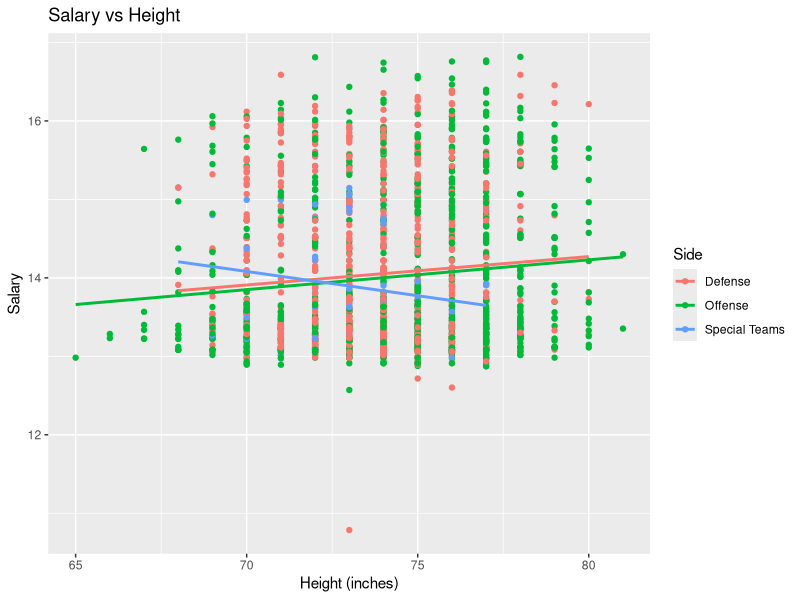
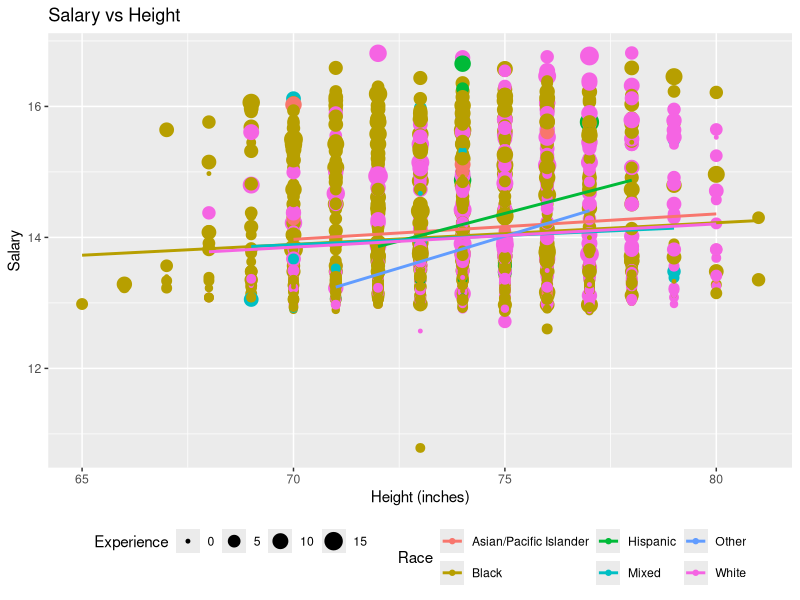
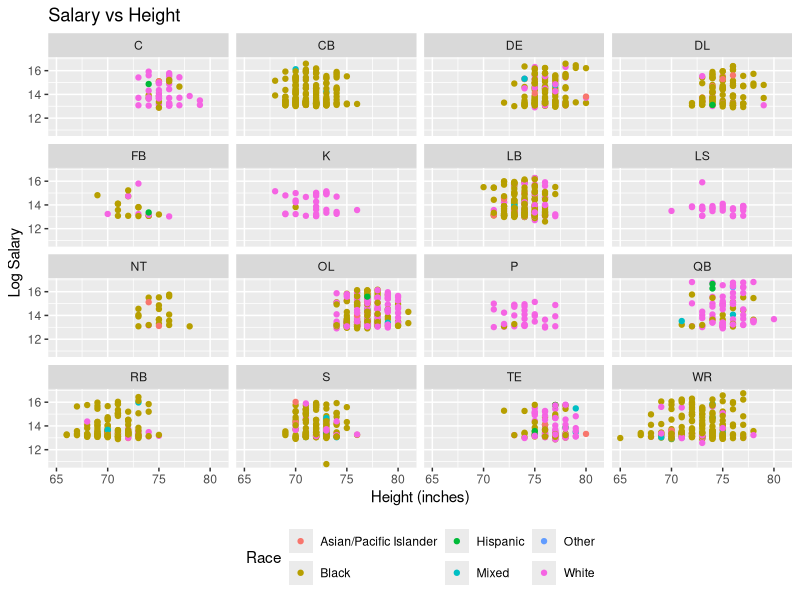
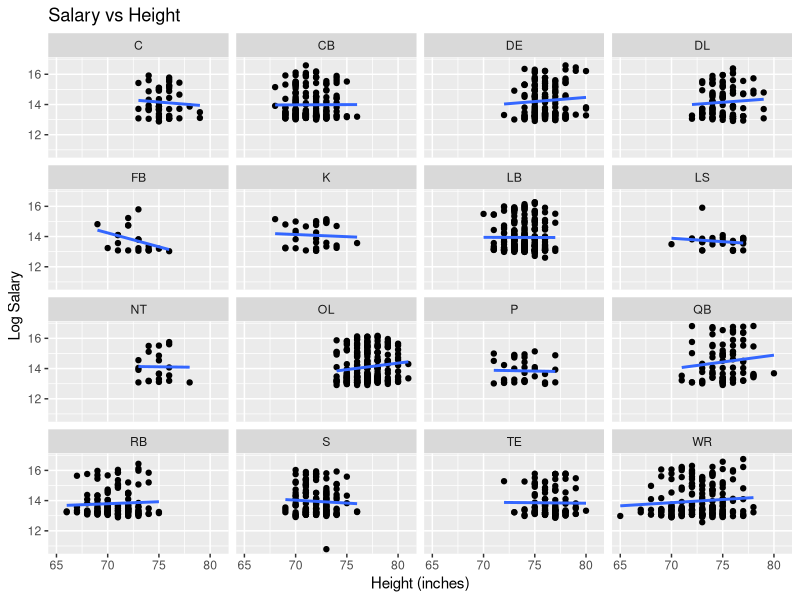
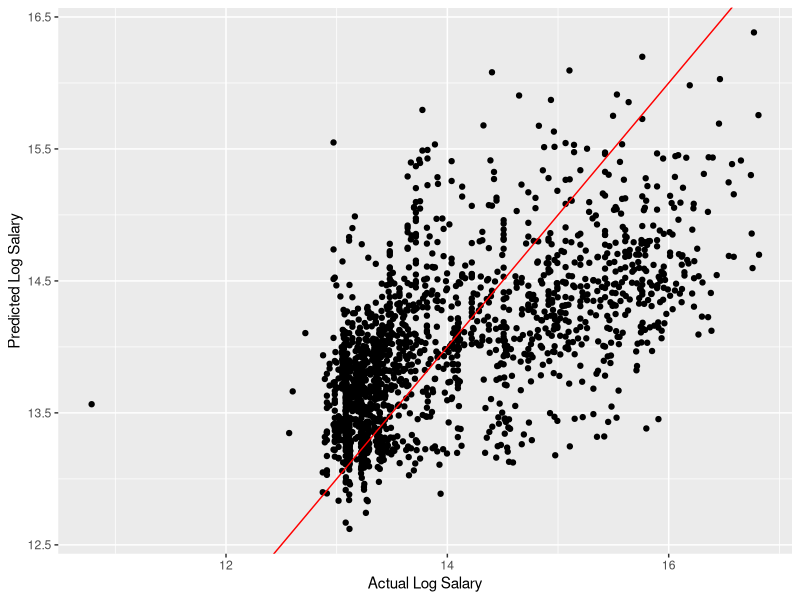
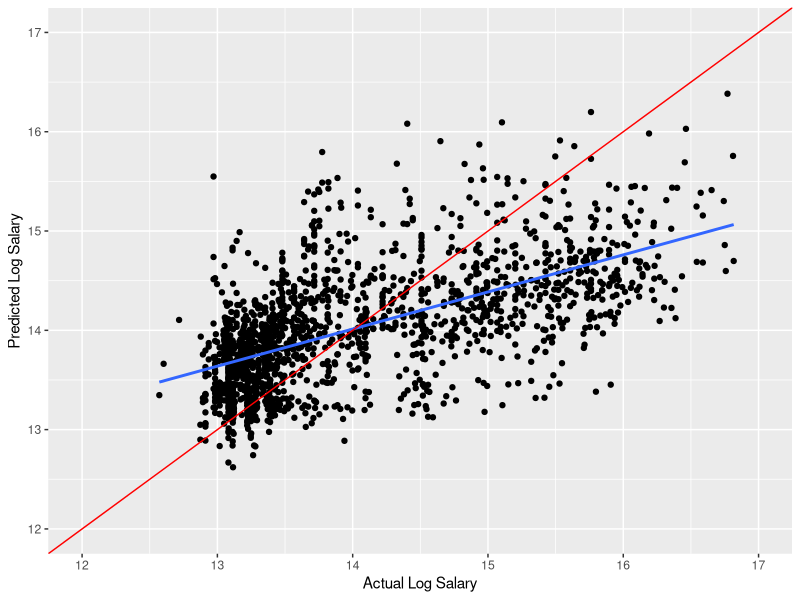
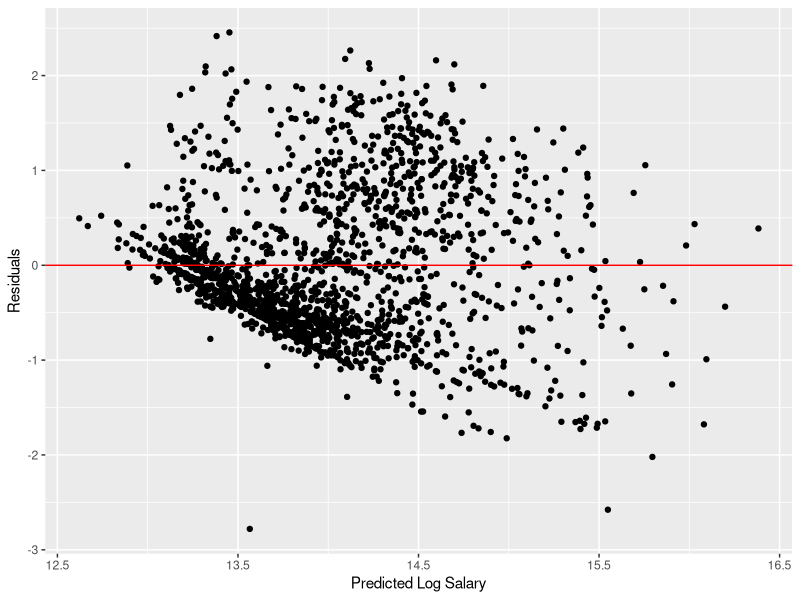
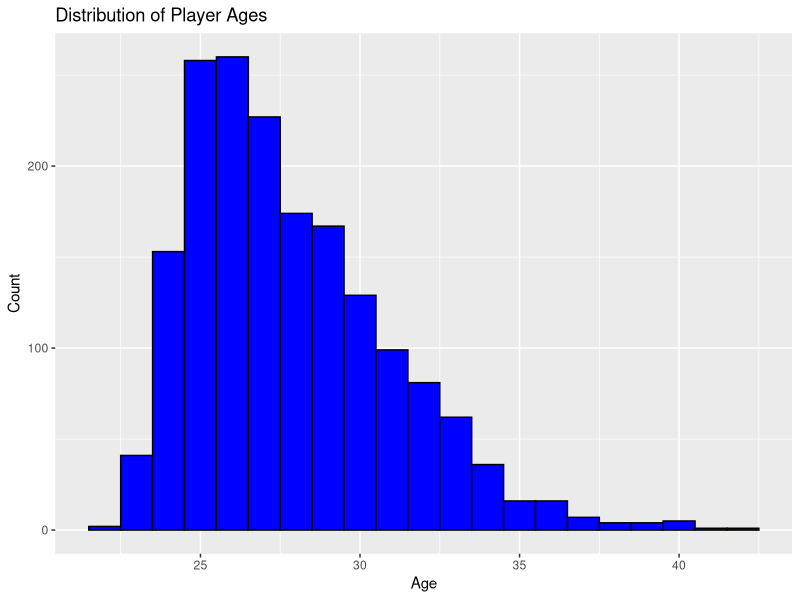

These figures' R source, in order:
## ---- chunk 1
library( tidyverse )
knitr::opts_chunk$set(echo = TRUE)

#Read in the data, note that we define several values in the original dataset as NA
nfl <- read_csv( "data/NFL-Census-Data-9.2.2013_clean.csv", 
                 na = c("NA","N/A","", "n/a", "#VALUE!") )

## ---- chunk 2
# Highest and lowest salary

#base R
max(nfl$Salary, na.rm = TRUE)

min(nfl$Salary, na.rm = TRUE)

#tidyverse way (Dylan)
nfl %>% 
    summarise( max_sal = max( Salary, na.rm = TRUE ), 
               min_sal = min( Salary, na.rm = TRUE ) )

# Answer: The highest salary is $20,100,000 and the lowest salary is $48,333.

## ---- chunk 3
# some code

nfl %>% 
    filter( Team == "SF" )  %>% 
    arrange( desc( Salary ) ) %>% 
    select( "Player Name", College, State ) %>% 
    head(5)

#Copilot suggested some code before I could try to write it
## ---- chunk 4
clean.dat <- nfl %>% 
    filter( !is.na( Salary ) )

clean.dat %>% 
    group_by( Position ) %>% 
    summarise( mean_salary = mean( Salary ), count = n() ) %>% 
    arrange( desc( mean_salary ) )

## ---- chunk 5
# some code

clean.dat <- clean.dat %>%
    mutate( logSal = log( Salary), Height = if_else(Height == "6;2/;", "6'2\"", Height ) )

model <- lm( logSal ~ Height, data = clean.dat )
summary( model )
exp( coef( model ) )

# The model does not show any statistically significant relationship between
# height and salary, but this model is also not set up to give us helpful 
# information. We'll have to check again once we've converted height
# from a categorical to a continuous variable. 


#model_cor <- cor( clean.dat$Height, logSal, use = "complete.obs" )

#ggplot( nfl, aes( x = Height, y = logSal ) ) + 
 #   geom_point()  
  #  geom_smooth( method = "lm" )




## ---- chunk 6
# some code

model <- lm( logSal ~ Height + Position, data = clean.dat )
summary( model )
exp( coef( model ) )

## ---- chunk 7
# some code

clean.dat <- clean.dat %>%
    separate( Height, into = c("feet", "inches"), sep = "'" ) %>%
    mutate( feet = parse_number( feet ), 
            inches = parse_number( inches ), 
            total_inches = feet * 12 + inches )

summarise( clean.dat, mean_weight = mean( Weight, na.rm = TRUE ), 
               mean_height = mean( total_inches, na.rm = TRUE ) ) 
    

## ---- chunk 8
# You pick the variables.  What would be interesting?

# I want to combine player positions to create three categories: "Offense", "Defense", and "Special Teams".  I will use the following code to do this.  Note that I am using `case_when()` to create a new variable called `Side` that combines the original positions into these three categories.

clean.dat <- clean.dat %>%
    mutate( Side = case_when(
        Position %in% c("C", "FB", "OL", "QB", "RB", "TE", "WR") ~ "Offense",
        Position %in% c("CB", "DE", "DL", "LB", "NT", "S") ~ "Defense",
        Position %in% c("K", "LS", "P") ~ "Special Teams",
        TRUE ~ NA_character_
    ) )

# Plot with the new `Side` variable instead of `Position`
ggplot( clean.dat, aes( x = total_inches, y = logSal, color = Side ) ) +
    geom_point() +
    geom_smooth( method = "lm", se = FALSE ) +
    labs( title = "Salary vs Height",
          x = "Height (inches)",
          y = "Salary" ) +
    theme(legend.position = "right")

position.model = lm( logSal ~ total_inches + Side, data = clean.dat )
summary(position.model)
exp( coef( position.model ) )

side.model = lm( total_inches ~ Side, data = clean.dat)
summary(side.model)
exp( coef( side.model ))


## ---- chunk 9
# some code

clean.dat <- clean.dat %>% 
    filter( !is.na( Race ) )

#combine Asian/Pacific Islander and Pacific Islander into one category called Asian/Pacific Islander, and Iranian, Native American, and Other into one category called Other.  I will use `case_when()` again to do this.

clean.dat <- clean.dat %>%
  mutate(Race = if_else(Race == "Pacific Islander",
                        "Asian/Pacific Islander",
                        Race)) %>%
    mutate(Race = if_else(Race %in% c("Native American", "Other", "Iranian"), "Other", Race))

ggplot( clean.dat, aes( x = total_inches, y = logSal, color = Race ) ) +
    geom_point(aes (size = Experience)) +
    geom_smooth( method = "lm", se = FALSE ) +
    labs( title = "Salary vs Height",
          x = "Height (inches)",
          y = "Salary" ) +
    theme(legend.position = "bottom")

## ---- chunk 10
# some code

ggplot( clean.dat, aes( x = total_inches, y = logSal, color = Race ) ) +
    facet_wrap(~Position) +
    geom_point() +
    labs( title = "Salary vs Height",
          x = "Height (inches)",
          y = "Log Salary") +
    theme(legend.position = "bottom")


## ---- chunk 11
# some code

ggplot( clean.dat, aes( x = total_inches, y = logSal)) +
    facet_wrap(~Position) +
    geom_point() +
    geom_smooth( method = "lm", se = FALSE ) +
    labs( title = "Salary vs Height",
          x = "Height (inches)",
          y = "Log Salary" ) +
    theme(legend.position = "bottom")
## ---- chunk 12
# from Luciana

model_final <- lm( 
  logSal ~ total_inches + Weight + Position + Age + Experience, 
  data = clean.dat,
  na.action = na.omit)

summary( model_final )


## ---- chunk 13
# from Luciana

clean.dat <- clean.dat %>%
  filter(complete.cases(total_inches, Weight, Position, Age, Experience))

# the above line was suggested by chatgpt after failing to filter na in multiple varables.

ggplot( clean.dat, aes( x = logSal, y = predict( model_final ) ) ) +
    geom_point() +
    geom_abline( slope = 1, intercept = 0, col = "red" ) +
    labs( x = "Actual Log Salary", y = "Predicted Log Salary" )

length(predict(model_final))
nrow(clean.dat)
head(clean.dat)

# above is a frankstein of code from me, co-pilot, and chatgpt.
## ---- chunk 14
# 1. Clean data for the model
model_dat <- clean.dat %>%
  filter(complete.cases(logSal, total_inches, Weight, Position, Age, Experience))

# 2. Fit model on *model_dat*
model_final <- lm(logSal ~ total_inches + Weight + Position + Age + Experience,
                  data = model_dat)

# 3. Add predictions to *model_dat*
model_dat$pred <- predict(model_final)

# 4. Plot: guaranteed same rows, same order


ggplot(model_dat, aes(x = logSal, y = pred)) +
    scale_x_continuous(limits = c(12,17)) +
    scale_y_continuous(limits = c(12,17)) +
     labs(x = "Actual Log Salary", y = "Predicted Log Salary") +
  geom_point() +
    geom_smooth(method = "lm", se = FALSE) +
   geom_abline(slope = 1, col = "red") 

# LB note: I added the reference line to show what the line of fit should look like if there is a 1:1 correlation between predicted and actual salary. However, there is not! The blue and red lines have very different slopes.


# above is the suggestion from chatgpt to make sure that I'm comparing the predictions to the actual values for the same set of observations, since the model is only trained on a subset of the data that has complete cases for all the variables.


# residuals plot

ggplot( clean.dat, aes( x = predict( model_final ), y = resid( model_final ) ) ) +
    geom_point() +
    #geom_smooth( method = "loess", se = FALSE ) +
    geom_hline( yintercept = 0, col = "red" ) +
    labs( x = "Predicted Log Salary", y = "Residuals" )



## ---- chunk 15
# some code

clean.dat %>%
    ggplot( aes( x = Age ) ) +
    geom_histogram( binwidth = 1, fill = "blue", color = "black" ) +
    labs( title = "Distribution of Player Ages",
          x = "Age",
          y = "Count" )

# Let's use the 75th percentile to estimate the age of retirement for NFL players.  We can calculate this using the `quantile()` function.

quantile( clean.dat$Age, probs = 0.75, na.rm = TRUE )

summary( clean.dat$Age, na.rm = TRUE)
    
## ---- chunk 16
# According to statista.com (https://www.statista.com/statistics/240102/average-player-career-length-in-the-national-football-league/?srsltid=AfmBOoqmPYi5zkjXX6DnUkiD1QaxzctbS5JcTA_lbZ8tMZEYbO0MzTjS) the average career length for an NFL player is 3.3 years, but it varies by position. 

# We need to reconcile these positions with the positions in our dataset, with help from ChatGPT to clarify which sub-positions fall into the broader position categories (initials added to the list by Lydia). 

table(clean.dat$Position)

# Not clearly indicated on the list from statista.com:
# C   DE   FB   LS  NT     S   
# Center, Defensive End, Fullback, Long Snapper, Nose Tackle, Safety

# List from statista.com, updated with missing positions based on ChatGPT's advice: 
# Kickers/punters (K, P, LS): 4.87 years
# Quarterbacks (QB): 4.44
# Offensive Linemen (OL, C): 3.63
# Defensive Linemen (DL, DE, NT): 3.24
# Linebackers (LB): 2.97
# Cornerbacks (CB, S): 2.94
# Tight Ends (TE): 2.85
# Wide receivers (WR): 2.81
# Running backs (RB, FB): 2.57

#I want to create a new variable in my dataset that assigns the average career length to each player based on their position.

clean.dat <- clean.dat %>%
    mutate( Career_Length = case_when(
        Position %in% c("K", "P", "LS") ~ 4.87,
        Position == "QB" ~ 4.44,
        Position %in% c("OL", "C") ~ 3.63,
        Position %in% c("DL", "DE", "NT") ~ 3.24,
        Position == "LB" ~ 2.97,
        Position %in% c("CB", "S") ~ 2.94,
        Position == "TE" ~ 2.85,
        Position == "WR" ~ 2.81,
        Position %in% c("RB", "FB") ~ 2.57,
        TRUE ~ NA_real_
    ) )

# Now we need the median salary for each position. 

clean.dat %>% 
    group_by( Position ) %>% 
    summarise( median_salary = median( Salary, na.rm = TRUE ) ) 

# I'm going to make a new dataframe to make this easier

position_earnings <- clean.dat %>%
    group_by( Position ) %>%
    summarise( median_salary = median( Salary, na.rm = TRUE ), 
               career_length = first( Career_Length ), 
               count = n() ) %>%
    mutate( lifetime_earnings = median_salary * career_length )

head( position_earnings )

# Now we need a weighted average of lifetime earnings by position, based on the proportion of positions in the NFL as a whole

position_earnings %>% 
    summarize(avg_lifetime = sum( (lifetime_earnings * count )/ sum( count )) )

position_earnings %>% 
    summarize(lifetime_earnings*count)

# Average lifetime earnings for a median level pay NFL player would be approximately $2,814,507.
